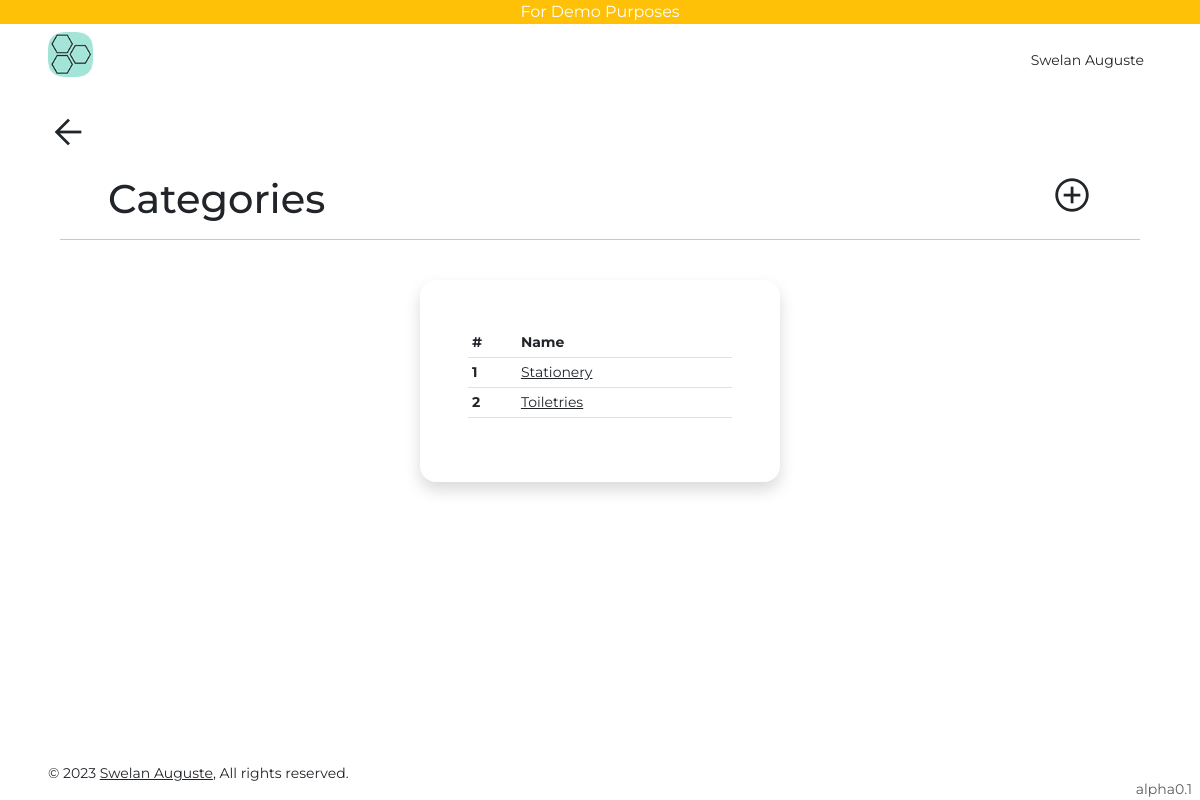
Screenshot of /categories/ (signed in) with the database file from the repository.
### users/models.py (models this page shows, shortened)
class User(AbstractUser):
    is_viewer = models.BooleanField(default=True)
    is_admin = models.BooleanField(default=False)

class Profile(models.Model):
    user = models.OneToOneField(User, on_delete=models.CASCADE, related_name="profile")
    uid = models.UUIDField(default=uuid.uuid4, editable=False, unique=True)
    first_name = models.CharField(max_length=255)
    last_name = models.CharField(max_length=255, blank=True)
    slug = models.SlugField(max_length=255, blank=True)
    phone = models.TextField(null=True, default="+1")
    phone1 = models.TextField(blank=True)
    bio = models.TextField(blank=True)
    def get_absolute_url(self):
        return reverse("profile", kwargs={"slug": self.slug})
    def __str__(self) -> str:
        if self.first_name and self.last_name:
            return f"{self.first_name} {self.last_name}"
        return self.user.email

### inventory/models.py (models this page shows, shortened)
class Category(models.Model):
    name = models.CharField(max_length=255)
    class Meta:
        verbose_name_plural = "categories"
    def get_absolute_url(self):
        return reverse("category-detail", kwargs={"pk": self.pk})

### inventory/views.py (the view)
# urls.py: path("categories/", CategoryListView.as_view(), name="category-list"),
class CategoryListView(LoginRequiredMixin, ListView):
    model = Category

### templates/inventory/category_list.html (shortened to what this page needs)
{% extends 'base.html' %}
{% block content %}
{% include 'go_back.html' %}
<div class="container col-lg-12 mx-auto">
    <div class="row">
        <div class="col">
            <span class="h1 px-5">Categories</span>
        </div>
        <div class="col">
            <a class="float-end"
                href="{% url 'category-create' %}"><span
                    class="material-symbols-outlined text-dark fs-1 px-5">
                    add_circle
                </span></a>
        </div>
    </div>
    <hr><br>
    <div class="col-lg-4 mx-auto p-5 shadow rounded-4">
        <div class="table-responsive">
            <table class="table table-sm table-hover small">
                <thead>
                    <tr>
                        <th scope="col">#</th>
                        <th scope="col">Name</th>
                    </tr>
                </thead>
                <tbody>
                    {% for ob in object_list %}
                    <tr>
                        <th scope="row">{{forloop.counter}}</th>
                        <td><a class="text-dark"
                                href="{{ob.get_absolute_url}}">{{ob.name}}</a>
                        </td>
                    </tr>
                    {% endfor %}
                </tbody>
            </table>
        </div>
    </div>
</div>
{% endblock content %}

### templates/navbar.html (shortened to what this page needs)
{% load static %}
<div class="w-100 bg-warning text-center text-white">For Demo Purposes</div>
<nav class="row sticky-top bg-white">
    <div class="col">
        <div class="d-flex py-lg-2 px-lg-5 p-3 bg-white">
            <a class="h3 text-decoration-none text-dark fw-bold me-4"
                href="/">
            <img height="45rem" src="{% static 'images/favicon.ico' %}" alt=""></a>
        </div>
    </div>
    <div class="col">
        <div class="d-flex py-lg-4 px-lg-5 p-3 bg-white justify-content-end">
            {% if request.user.is_authenticated %}
            <div class="dropdown me-2">
                <a class="text-decoration-none text-dark bg-transparent border-0 small p-0 m-0"
                    type="button"
                    data-bs-toggle="dropdown"
                    aria-expanded="false">
                    <span>{{request.user.profile}}</span>
                </a>
            </div>
            {% else %}
            <a class="text-dark"
                href="{% url 'account_login' %}">Sign in</a></li>
            {% endif %}
        </div>
    </div>
</nav>

### static/css/styles.css (style rules this page uses)
html, body { font-family: 'Montserrat', sans-serif; }
body { min-height: 100vh; min-height: -webkit-fill-available; }
html { height: -webkit-fill-available; }

### rows the page displays
User: user.profile "Swelan Auguste"
Category: name "Stationery"
Category: name "Toiletries"
